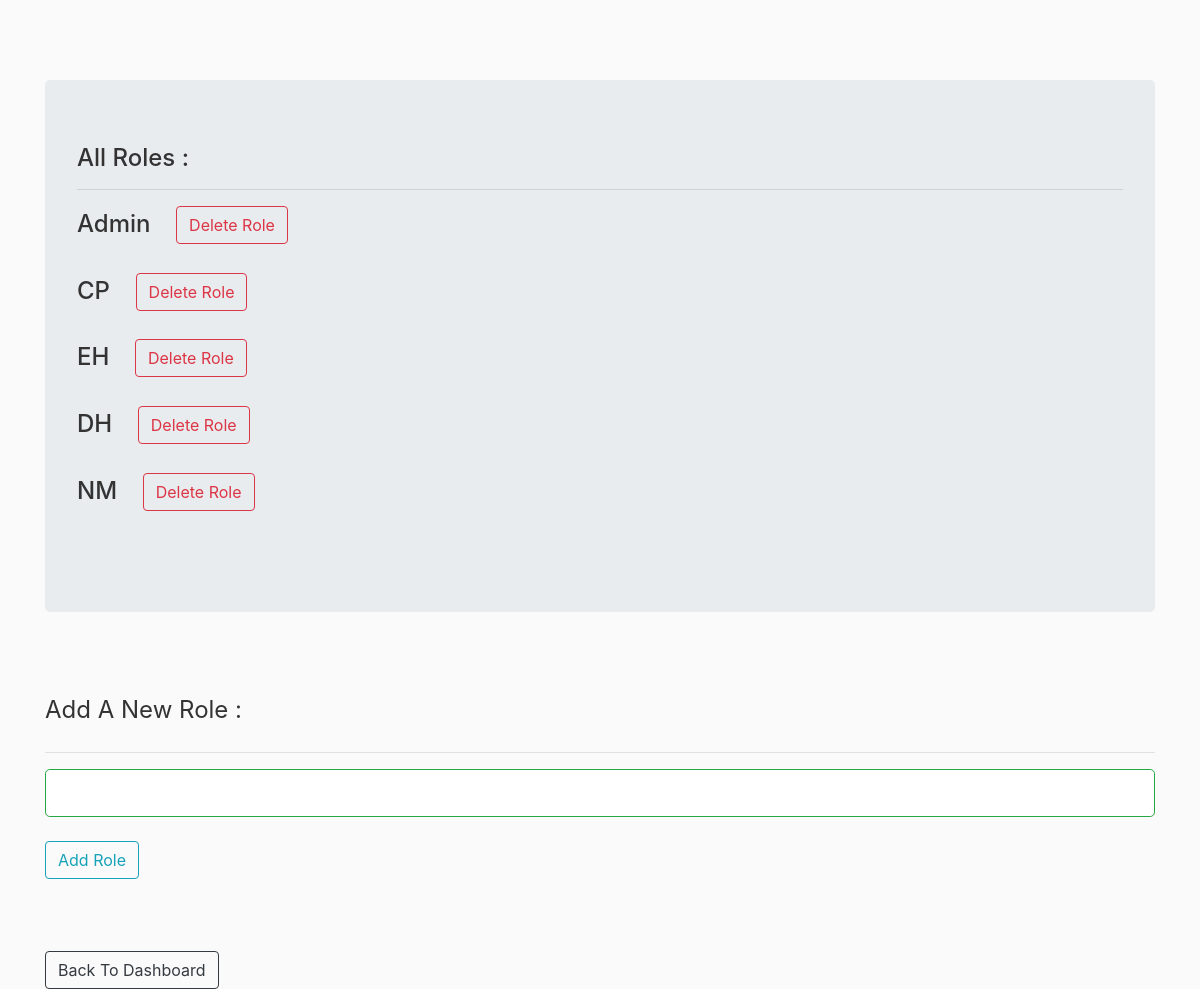
/all_roles (signed in), run on an earlier commit of the app's database.
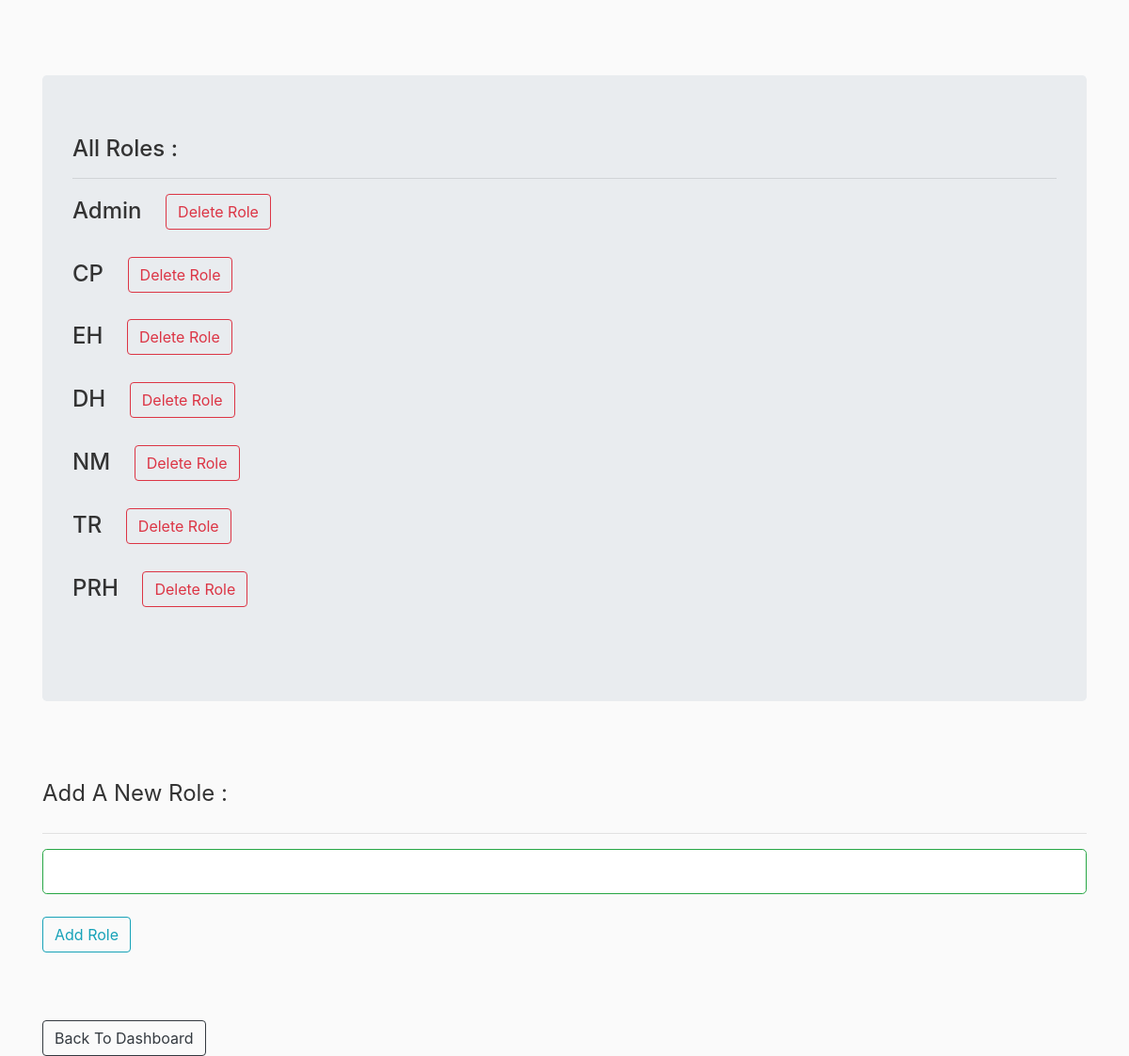
And on a later commit of the database.
### rbac/models.py (models this page shows)
class Role(db.Model):
    __tablename__ = 'roles'
    id = db.Column(db.Integer(), primary_key=True)
    name = db.Column(db.String(50), unique=True)

### rbac/routes.py (the view)
@app.route("/all_roles", methods=['GET', 'POST'])
@login_required
def all_roles():
    form = AddRoleForm()
    roles = Role.query.all()
    if form.validate_on_submit():
        r = Role(name=form.name.data)
        db.session.add(r)
        db.session.commit()
        return redirect(url_for('all_roles'))
    return render_template('all_roles.html',form=form,roles=roles)

### rbac/forms.py
class AddRoleForm(FlaskForm):
    name = StringField('Role', validators=[DataRequired(), Length(min=2, max=20)])
    submit = SubmitField('Add Role')

### rbac/models.py (called while the page is built)
@login_manager.user_loader
def load_user(user_id):
    return User.query.get(int(user_id))

### rbac/templates/all_roles.html (shortened to what this page needs)
{% extends "layout.html" %}
{% block content %}
    <div class="jumbotron">
        <h4>All Roles : <br>
            <hr>
            {% for role in roles %}
            {{ role.name }} &nbsp;&nbsp; <a class="btn btn-outline-danger" href="{{ url_for('delete_role',rid=role.id) }}">Delete Role</a> <br>
            <br>
            {% endfor %}
        </h4>
    </div>
    <br><br>
    <form action="" method="POST">
        <fieldset>
            <legend>Add A New Role : </legend><hr>
            {% if form.name.errors %}
                        {{ form.name(class="form-control form-control-lg is-invalid") }}
                        <div class="invalid-feedback">
                            {% for error in form.name.errors %}
                                <span> {{ error }} </span>
                            {% endfor %}
                        </div>
            {% else %}
                        {{ form.name(class="form-control form-control-lg is-valid") }}
            {% endif %}<br>
            {{ form.submit(class="btn btn-outline-info")}}
        </fieldset>
    </form>
    <br><br><br>
<a href="{{ url_for('admin') }}" class="btn btn-outline-dark" >Back To Dashboard</a>
{% endblock content %}

What changed in the data, as far as the page shows it:
added Role: name "TR"
added Role: name "PRH"
